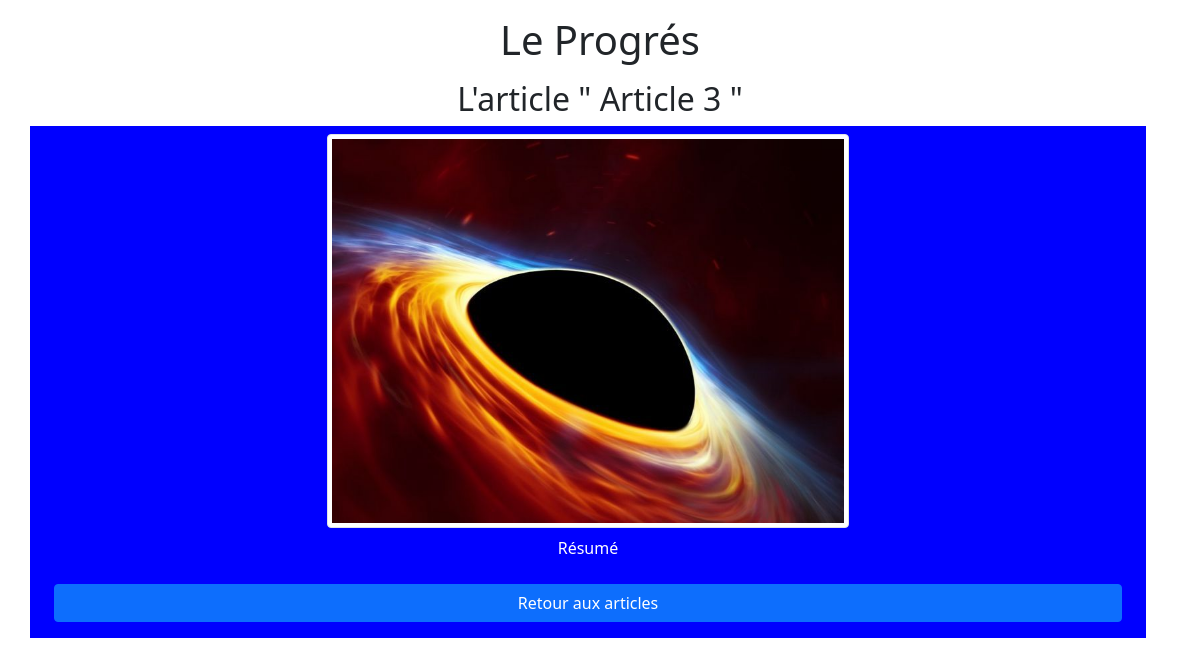
Page /article.php?id=3 on the committed database.
### tables this page shows
CREATE TABLE IF NOT EXISTS `article` (
  `id` int(11) NOT NULL AUTO_INCREMENT,
  `titre` varchar(250) NOT NULL,
  `type` varchar(250) NOT NULL,
  `contenu` text NOT NULL,
  `image` varchar(250) DEFAULT NULL,
  `id_admin` int(11) NOT NULL,
  PRIMARY KEY (`id`),
  KEY `id_admin` (`id_admin`)
);

### function/article-function.php (called while the page is built, shortened)
<?php
    function getOneArticles($bdd, $id){
        $query = $bdd->prepare('SELECT * FROM article WHERE id = :id');
        $query->execute(['id' => $id]);
        $resultat = $query->fetch();
        return $resultat;
    }
?>

### article.php (the view, shortened to what this page needs)
<?php
    $bdd= bddConnect();
    $idArticle = $_GET["id"];
    require 'function/article-function.php';
    $article= getOneArticles($bdd, $idArticle);
?>
<html>
    <head>
        <link rel="stylesheet" href="css/style.css" />
        <link href="https://cdn.jsdelivr.net/npm/bootstrap@5.1.3/dist/css/bootstrap.min.css" rel="stylesheet">
    </head>
    <body>
        <div class="container text-center">
            <h1 class="my-3">Le Progrés</h1>
                <h2 class="my-2">L'article " <?php echo($article["titre"]);?> "</h2>
                    <div class=" mb-3 py-2 container-fluid row d-flex justify-content-center <?php echo($article["type"]);?>">
                        <div class="col-md-6-sm-6">
                            <img alt="Image article" class="img-thumbnail w-50" src="uploads/<?php echo($article["image"]);?>">
                        </div>
                        <div class="col-md-6-sm-6">
                            <p class="pt-2"><?php echo($article["contenu"]);?></p>
                        </div>
                        <a class="my-2 btn btn-primary" href="index.php">Retour aux articles</a>
                    </div>
        </div>
    </body>
</html>

### css/style.css (style rules this page uses)
.faits-divers { background-color: blue; color: white; }

### rows in the picture
article: titre "Article 3", image (picture), contenu "Résumé"
